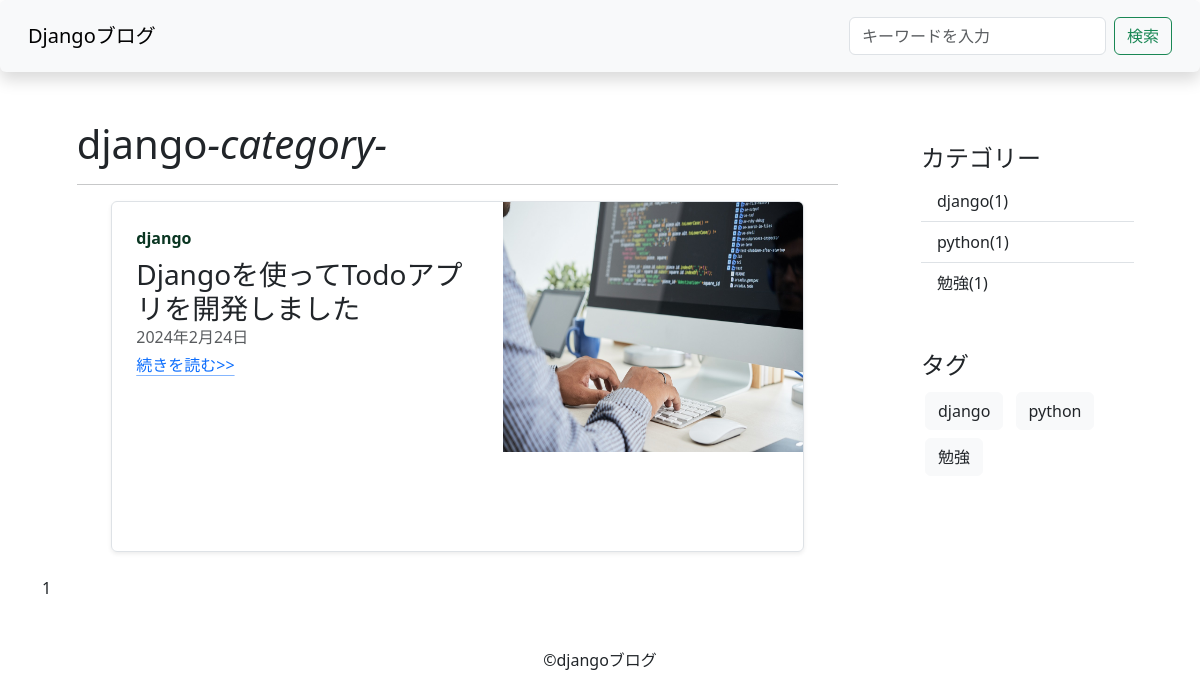
Screenshot of /category/django/ with the database file from the repository.
### blog/models.py (models this page shows, shortened)
class Category(models.Model):
    name=models.CharField(verbose_name="カテゴリ",max_length=255)
    slug=models.SlugField(verbose_name="URL",unique=True)
    def __str__(self) -> str:
        return self.name
    class Meta:
         verbose_name="カテゴリー"
         verbose_name_plural="カテゴリー"

class Post(models.Model):
    title=models.CharField(verbose_name='タイトル',max_length=200)
    content=MarkdownxField('本文',blank=True)
    created_at=models.DateTimeField('作成日時',auto_now_add=True)
    updated_at=models.DateTimeField('更新日時',auto_now=True)
    is_published=models.BooleanField('公開設定',default=False)
    image=models.ImageField(verbose_name='画像',upload_to='upload' , null=True , blank = True)
    def __str__(self):
        return self.title
    class Meta:
         verbose_name="記事"
         verbose_name_plural="記事"
    category=models.ForeignKey(Category,verbose_name="カテゴリー",on_delete=models.PROTECT,null=True,blank=True)
    tags=models.ManyToManyField(Tag,verbose_name="タグ",blank=True)
    def convert_markdown_to_html(self):
         return markdownify(self.content)

class Tag(models.Model):
    name=models.CharField(verbose_name="タグ",max_length=255)
    slug=models.SlugField(verbose_name="URL",unique=True)
    class Meta:
         verbose_name="タグ"
         verbose_name_plural="タグ"

### blog/views.py (the view)
# urls.py: path('category/<str:slug>/' ,CategoryPostListView.as_view(),name="category-post-detail"),
class CategoryPostListView(ListView):
    model=Post
    template_name="blog/post_list.html"
    paginate_by=3
    def get_queryset(self) :
        print("★"*30)
        print(vars(self))
        print("★"*30)
        slug=self.kwargs["slug"]
        self.category=get_object_or_404(Category,slug=slug)
        return super().get_queryset().filter(category=self.category)
    def get_context_data(self,**kwargs):
        context= super().get_context_data(**kwargs)
        print("="*30)
        print(context)
        print("="*30)
        context["category"]=self.category
        return context

### blog/context_processors.py (called while the page is built)
def common(request):
    context={
        "categories":Category.objects.annotate(count=Count("post",Q(post__is_published=True))),
        "tags":Tag.objects.all()
    }
    return context

### blog/templates/blog/post_list.html (shortened to what this page needs)
{% extends "base.html" %}
{% block content %}
    <div class="row">
        <div class="col-9">
            <div class="col-md-11 mx-auto">
                {% if category %}
                        <h1>{{category}}<i>-category-</i></h1>
                        <hr>
                {% elif query %}
                        <h1 class="">「{{query}}」の検索結果 {{post_count}}件</h1>
                        <hr>
                {% elif tag %}
                    <h1>#{{tag}}<i>-tag-</i></h1>
                    <hr>
                {% endif %}
            </div>
            <div class="col-md-10 mx-auto">
                    {% for post in post_list %}
                        {% if post.is_published or user.is_authenticated %}
                        <div class="row g-0 border rounded overflow-hidden flex-md-row mb-4 shadow-sm h-md-250 position-relative">
                            <div class="col p-4 d-flex flex-column position-static">
                              <strong class="d-inline-block mb-2 text-success-emphasis">
                                     {{post.category}}
                              </strong>
                              <h3 class="mb-0">{{post.title}}</h3>
                              <div class="mb-1 text-body-secondary">{{post.updated_at | date}}</div>
                              <a class="icon-link gap-1 icon-link-hover stretched-link" href="{% url 'post-detail' post.pk %}" class="">続きを読む>></a>
                                <svg class="bi"><use xlink:href="#chevron-right"/></svg>
                            </div>
                            <div class="col-auto d-none d-lg-block">
                                {% if post.image %}
                                     <img src="{{post.image.url}}" alt="{{post.title}}" width="300" height="250">
                                {% endif %}
                            </div>
                          </div>
                        {% endif %}
                    {% endfor %}
            </div>
            {% include "blog/snippets/pagination.html" %}
        </div>
        <div class="col-3">
                {% include "blog/snippets/sidebar.html" %}
        </div>
   </div>
{% endblock content %}

### blog/templates/blog/snippets/sidebar.html
<div class="p-4 ">
    <h4>カテゴリー</h4>
    <ul class="list-group list-group-flush">
        {% for category in categories %}
            {% if category.count > 0 %}
                <li class="list-group-item ">
                    <a href="{% url 'category-post-detail' category.slug %}" class="category">
                    {{category.name}}({{category.count}})
                    </a>
                </li>
            {% endif %}
        {% endfor %}
    </ul>
</div>
<div class="p-4">
    <h4>タグ</h4>
    {% for tag in tags %}
        <a href="{% url 'tag-post-detail' tag.slug %}" class="btn btn-light text-dark m-1">{{tag.name}}</a>
    {% endfor %}

### blog/static/blog/css/style.css (style rules this page uses)
.category { color:#212529; text-decoration: none; }

### rows the page displays
Category: name "django", count "1"
Post: category "django", title "Djangoを使ってTodoアプリを開発しました", updated_at "2024年2月24日", image (picture)
Category: name "python", count "1"
Category: name "勉強", count "1"
Tag: name "django"
Tag: name "python"
Tag: name "勉強"

### other values shown
{{ num }} "1"
